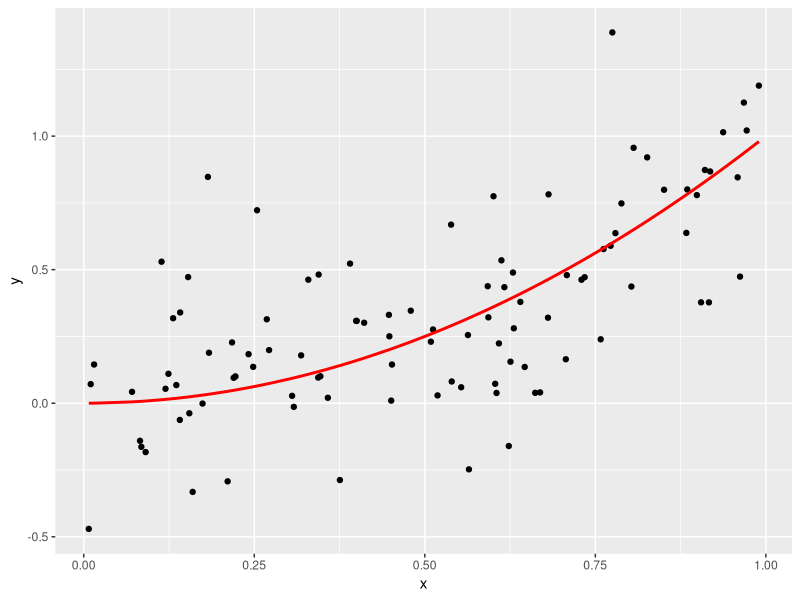
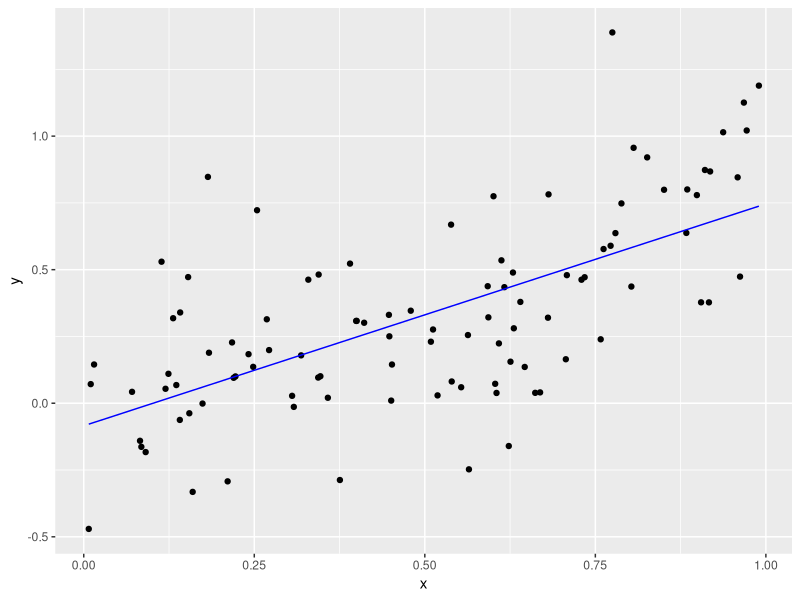

Write R code to recreate these figures, in order.
# Setup -------------------------------------------------------------------
#Bianca Gonzalez - Machine Learning - March 17th, 2017
library(tidyverse)
library(broom)

# Let these be:
# -true function f(x) for a one-dimensional predictor x
# -the standard deviation of the true epsilon i.e. the noise
f <- function(x) {
  x^2                           #NOISE
}
sigma <- 0.3

# This function generates a random sample. Random in terms of both
# -the predictor x
# -the amount of noise epsilon.
generate_sample <- function(f, n_sim, sigma) {
  data_frame(
    x = runif(n = n_sim, min = 0, max = 1),
    f_x = f(x),
    eps = rnorm(n = n_sim, mean = 0, sd = sigma),
    y = f_x + eps
  )
}

# Generate Training Data via Sampling -------------------------------------
train_data <- generate_sample(f, n_sim = 100, sigma = sigma)

train_data
# The true model f(x) is in red. We observe points (x,y). Here we are pretending
# to know the exact break down of y into f(x) and eps
ggplot(train_data, aes(x=x)) +
  geom_point(aes(y=y)) +
  geom_line(aes(y=f_x), col="red", size=1)

# In a realistic situation, we only know x & y, not f(x) & eps. So we should
# remove them
train_data <- train_data %>%
  select(x, y)
train_data

  #function of x [predictors]
  #eps (epsilon - error - noise)

# Generate Test Data, Fit Model, and Get Predictions -------------------

# 1. Generate test data via sampling. Recall in test data, we only have the
# predictors x:
test_data <- generate_sample(f, n_sim = 100, sigma = sigma) %>%
  select(x)
train_data
test_data
# 2. Fit Model: Simple linear regression
model <- lm(y ~ x, data = train_data)
train_data_augmented <- model %>%
  augment() %>%
  tbl_df()
# Plot fitted model to training data
ggplot(data=train_data_augmented, aes(x=x)) +
  geom_point(aes(y=y)) +
  geom_line(aes(y=.fitted), col="blue")

# 3. Get Predictions
# Note: we use augment(newdata=BLAH) here, since it works. This is equivalent
# to using the predict() function.
predictions <- model %>%
  augment(newdata=test_data) %>%
  tbl_df() %>%
  .[[".fitted"]]

str(predictions)


# Main For Loop -------------------------------------------------
set.seed(76)
n_sim <- 100

# Create new test data: a single point
x0 <- 0.95
test_data <- data_frame(x=x0)
test_data

# Save predictions here
predictions <- rep(0, n_sim)

for(i in 1:n_sim) {
  
# 1. Sample new train data - used fun generate sample with 100 sims
  # so for every simulation, create new dataset of 100, make model on that datset, 
  # predict on one single point, and then save the predictions on each single point. 
  
  train_data_for <- generate_sample(f, n_sim, sigma = sigma) # Using 100 simulations
  train_data_for <- train_data %>%
    select(x, y)
  
# 2. Fit Model: Simple linear regression
  model <- lm(y ~ x, data = train_data_for)
  
# 3. Get predictions at single point .95 already defined ^
  one_guess <- predict(model, newdata = test_data)

# 4. Save all predicted values for each simulation
  predictions[i] <- one_guess  
 
  if(i %% 100 == 0){
    print(i)
  }
}

# Pull the Curtain! Reveal truth: i.e. show all components we really know, but
# pretended not to:
set.seed(76)
truth <- data_frame(
  x = rep(x0, n_sim),
  f_x = f(x),
  eps = rnorm(n = n_sim, mean = 0, sd = 0.3),
  y = f_x + eps
  )

# Add predictions
truth <- truth %>%
  mutate(y_hat=predictions)  # our simulated predictions using one single point saved here

#COMPUTING MSE, (AVG BIAS OF FHAT)^2, VARIANCE OF FHAT, SIGMA^2

# Computing average MSE over n_sims. 
mse <- (mean(truth$y - truth$y_hat)^2)
mse

# (Avg Bias of f_hat)^2  - truth - prediction. 
avg_bias <- (mean(truth$f_x - truth$y_hat)^2)
avg_bias

#Variance of f_hat
var_fhat <- var(truth$x, truth$y_hat)
var_fhat

#sigma^2 
sig_sq <- sigma^2
sig_sq

#In theory these should equal the MSE --- 
eq_mse <- sig_sq + var_fhat + avg_bias
eq_mse
mse

#Two Kaggle Competitions: 
# 1. Bike Sharing Demand - Forecasting the use of a city bikeshare system
#https://www.kaggle.com/c/bike-sharing-demand

# 2. Airbnb New User Bookings - Where will a new guest book their first travel experience?
#https://www.kaggle.com/c/airbnb-recruiting-new-user-bookings

